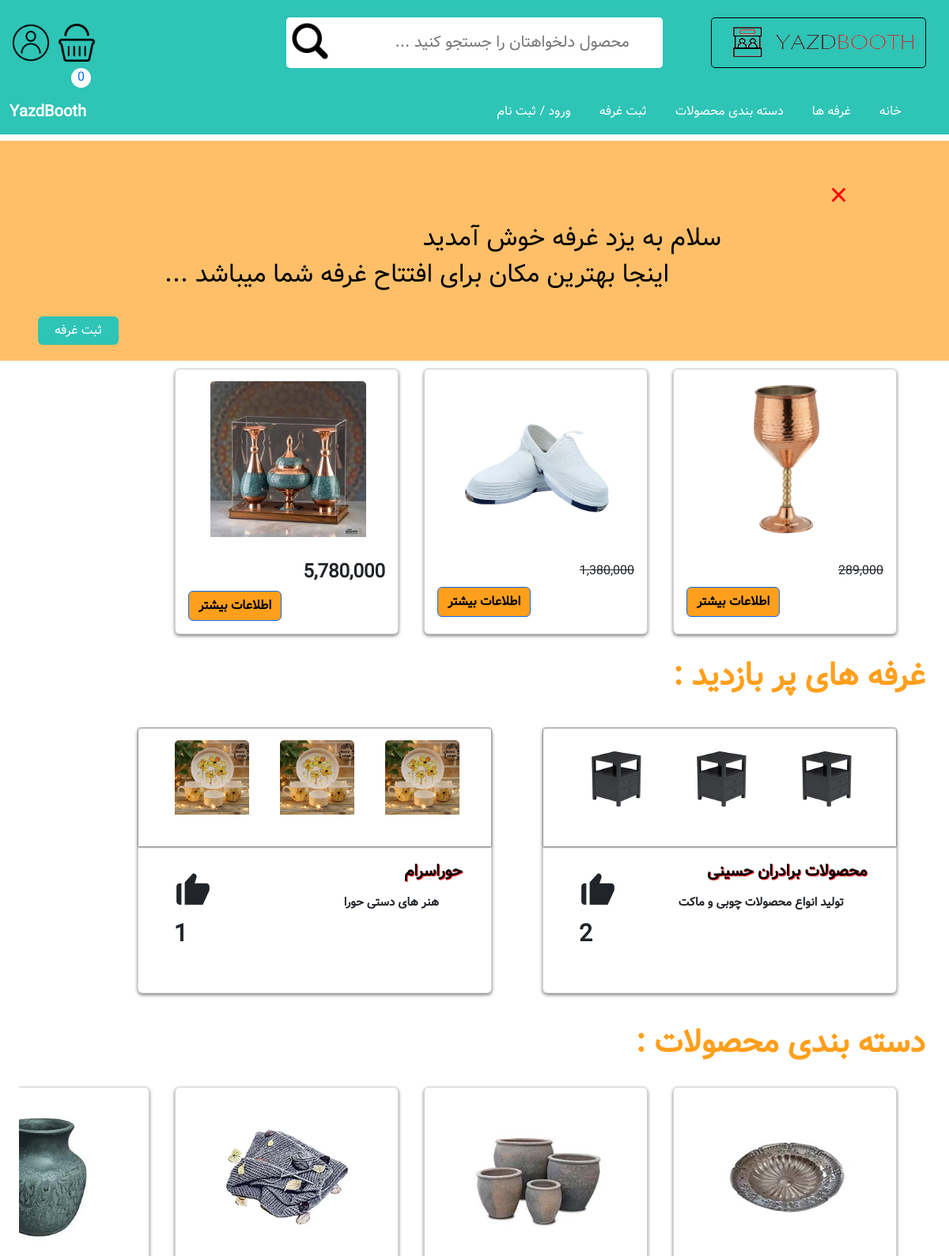
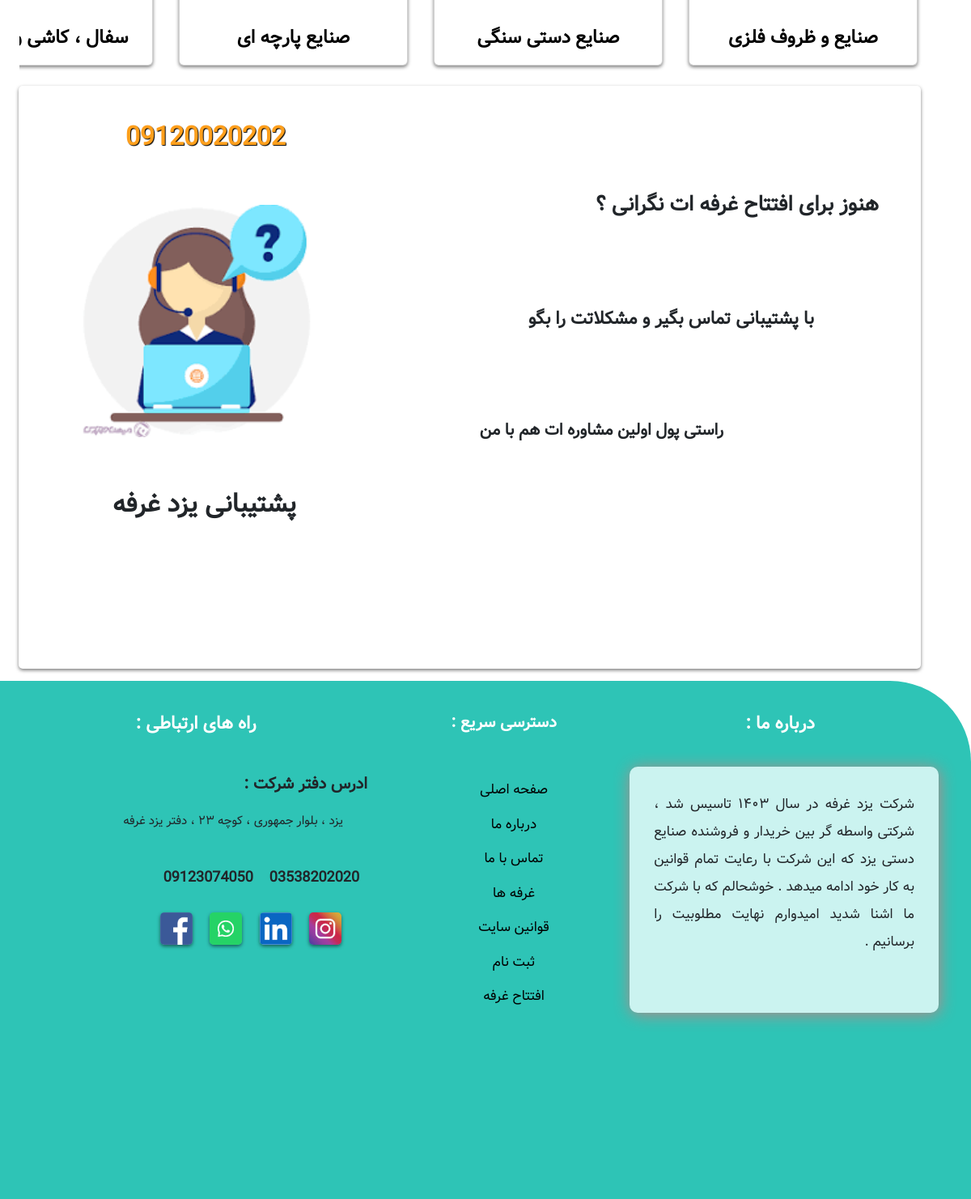
The page / on the database its author committed (2 pictures, top to bottom).
### Store/models.py (models this page shows, shortened)
class Product(models.Model):
    name = models.CharField(max_length=100 , null=False , blank=False)
    price = models.DecimalField(max_digits=12, decimal_places=0 , default=0 , null=False , blank=False)
    category = models.ForeignKey(Category, on_delete=models.CASCADE , default=None , null=False , blank=False)
    description = models.TextField(max_length=300 , default='' , null=True , blank=True)
    image = models.ImageField(upload_to='uploads/product/')
    is_active = models.BooleanField(default=False)
    is_sale = models.BooleanField(default=False)
    Discountـpercentage = models.IntegerField(default=0)
    colors = models.ManyToManyField(Color) # انتخاب به صورت چند به چند
    features = models.ManyToManyField(Feature , default='')
    booth = models.ForeignKey(Booth, on_delete=models.CASCADE , null=True , related_name='products' , blank=False , default='' )

class Booth(models.Model):
    name = models.CharField(max_length=100)
    address = models.CharField(max_length=100)
    description = models.CharField(max_length=200)
    image = models.ImageField(upload_to='uploads/booth/', null=True)
    owner = models.ForeignKey(User, on_delete=models.CASCADE)
    date_created = models.DateTimeField(auto_now_add=True , null=True)
    popularity_percentage = models.FloatField(default=0)  # فیلد جدید برای نگهداری درصد محبوبیت

class Category(models.Model):
    name = models.CharField(max_length=100)
    image = models.ImageField(upload_to = 'uploads/category/' , null=True)

### Store/views.py (the view)
# urls.py: path('', views.Home, name='Home'),
def Home(request):
    products=Product.objects.all()
    booth= Booth.objects.all()
    category = Category.objects.all()
    if request.user.is_authenticated:
        user=User.objects.get(id=request.user.id)
    else:
        user=None
    if request.method == 'POST':
        searched = request.POST['search']
        searched = Product.objects.filter(Q(name__icontains=searched) | Q(description__icontains=searched))
        if not searched:
            messages.error(request , 'متاسفانه محصولی با این نام وحود ندارد ...')
            return render(request=request , template_name='Home.html' , context={})
        else:
            return render(request=request, template_name='Home.html',context={'Product': products, 'Booth': booth, 'category': category, 'user': user,'search': searched })
    else:
        return render(request=request , template_name='Home.html' , context={'Product':products ,'Booth':booth , 'category':category , 'user':user })

### Cart/cart.py (called while the page is built)
    def __len__(self):
        return len(self.cart)

### Cart/context_processors.py (called while the page is built)
def cart(request):
    return {'cart': Cart(request)}

### Store/templatetags/custom_filters.py (called while the page is built)
@register.filter
def replace(value, arg):
    old, new = arg.split(',')
    return value.replace(old, new)

### Store/templates/Home.html (shortened to what this page needs)
{% extends 'base.html' %}
{% load static %}
{% load humanize %}
{% load custom_filters %}
{% block header %}
        <div class="header text-white" style="background-color: #2EC4B6; padding: 10px 5px; height: 7rem;">
      <div class="header-right">
            <img src="{% static 'img/logo-asli.png'%}" alt="">
        </div>
        <div class="header-left">
            <a href="{% url 'Customer_UserPanel' %}"><img src="{% static 'img/user_person_profile_avatar_icon_190943.png'%}" style="cursor: pointer"  alt=""></a>
            <a href="{% url 'Cart_Summary' %}"><img src="{% static 'img/shoppingbasket3_114870.png'%}" alt="">
                                <span class="Circle" style="background-color: #ffffff ; margin-top: 0.5rem ; text-align: center ; padding: 5px auto">{{ cart|length }}</span>
</a>
        </div>
        <div class="search">
             <form action="{% url 'Search' %}" method="POST" style="height: 100%">
                 <button style="width: 60px;background-color: #ffffff;border-radius: 5px 0 0px 5px;float: left;cursor: pointer;border: 0;"><img src="{% static 'img/search.png'%}" ></button>
                    <input type="text" name="search" class="inp-search" placeholder="محصول دلخواهتان را جستجو کنید ...">
                 </form>
        </div>
    </div>
{% endblock %}
{% block content %}
{% if search %}
<div class="Mahsolat">
    {% for item in search %}
    <div class="Mahsol Mahsolat-Page">
        <div class="Layer">
            <h6>{{ item.name }}</h6>
            {% if item.is_sale %}
            <h2 style="text-decoration: line-through">{{ item.price|intcomma }}</h2>
                <h2><span class="Pardakht"></span> تومان</h2>
            {% else %}
            {% endif %}
            <a href="/product/{{ item.id }}" class="btn product-btn"
                style="margin: 0; width: 10% ; background-color: #2EC4B6 !important; ">ادامه مطلب</a>
        </div>
        <img src="{{ item.image.url }}" alt="image-product">
    </div>
    {% endfor %}
</div>
{% else %}
    <div class="mt-2 p-5 text-white" style='background-color: #FFBF69 !important;'>
        <h1 class="close-tabliq">&times;</h1>
        <h2 class="WellCome1">سلام به یزد غرفه خوش آمدید</h2>
        <h2 class="WellCome2">اینجا بهترین مکان برای افتتاح غرفه شما میباشد
            ...</h2>
        <br />
        <br />
        <br />
        <h2 class="sabt-booth"><a href="/" class="btn"
                style="background-color: #2EC4B6; float: left; padding: 5px 20px; color: #ffffff;">ثبت غرفه</a></h2>
    </div>
    <div class="Cards row">
          {% for item in Product %}
            <div class="card col-md-2 mahsol" >
                <img class="card-img-top" src="{{ item.image.url }}" alt="Card image">
                <div class="card-body">
                    {% if item.is_sale %}
                    <span class="card-title" style="text-decoration: line-through;">{{ item.price|intcomma }}</span>
                    {% else %}
                    <h4 class="card-title">{{ item.price|intcomma }}</h4>
                    {% endif %}
                    <div style="float: left;">
                        <a href="/product/{{ item.id }}" class="btn btn-primary float-end" style="background-color: #FF9F1C; color: #000; font-weight: bold;">اطلاعات بیشتر</a>                    </div>
                </div>
              </div>
             {% endfor %}
        </div>
    <h2 class="sub-Title">غرفه های پر بازدید :</h2>
    <div class="Cards row">
        {% for item in Booth %}
          <div class="card Booth">
            <div class="img">
                <img class="card-img-top" src="{{ item.image.url }}" alt="Card image">
              <img class="card-img-top" src="{{ item.image.url }}" alt="Card image">
              <img class="card-img-top" src="{{ item.image.url }}" alt="Card image">
             </div>
            <div class="card-body">
              <a class="Booth-Titr">{{ item.name }}</a>
              <h4 class="Booth-p">{{ item.description }}</h4>
                <i class='bx bxs-like like-icon' data-id="{{ item.id }}"></i>
                <span class="number-heart">{{ item.likes.count }}</span>
              </div>
            </div>
        {% endfor %}
            </div>
    <div class="Category">
      <h2 class="sub-Title">
        دسته بندی محصولات :
      </h2>
    <div class="Cards row">
        {% for item in category %}
      <div class="card col-md-2 Category" >
          <img class="card-img-top" src="{{ item.image.url }}" alt="Card image">
          <div class="card-body" style="text-align: center;">
            <a href="category/{{ item.name|replace:' ,-' }}  " class="Onvan-Category">{{ item.name }}</a>
          </div>
        </div>
        {% endfor %}
    </div>
    </div>
    <div class="Poshtiban">
      <div class="posh-right">
        <h1>هنوز برای افتتاح غرفه ات نگرانی ؟</h1>
        <h2>با پشتیبانی تماس بگیر و مشکلاتت را بگو</h2>
        <h3>راستی پول اولین مشاوره ات هم با من</h3>
      </div>
      <div class="posh-left">
        <h1>09120020202</h2>
          <div class="left-img">
            <img src="{% static 'img/download.png'%}" alt="">
          </div>
        <h2>پشتیبانی یزد غرفه</h2>
      </div>
    </div>
{% endif %}
      {% endblock %}

### Store/templates/base.html (shortened to what this page needs)
{% load static %}
{% load humanize %}
<!DOCTYPE html>
<html lang="en">
<head>
    <link rel="stylesheet" href="{% static 'css/style.css' %}">
    <link rel="stylesheet" href="{% static 'css/responsive.css' %}">
    <link href="https://cdn.jsdelivr.net/npm/bootstrap@5.3.3/dist/css/bootstrap.min.css" rel="stylesheet">
    <link href='https://unpkg.com/boxicons@2.1.4/css/boxicons.min.css' rel='stylesheet'>
  </head>
<body dir="rtl">
    {% block header %}{% endblock %}
    <nav class="navbar navbar-expand-sm bg-light" style="background-color: #2EC4B6 !important; width: 100%;">
        <div class="container-fluid">
            <ul class="navbar-nav">
                <li class="nav-item">
                    <a class="nav-link" href="{% url 'Home' %}" style="color: #ffffff; margin-right: 40px;">خانه</a>
                </li>
                <li class="nav-item">
                    <a class="nav-link" href="#" style="color: #ffffff;  margin-right: 20px;">غرفه ها</a>
                </li>
                <li class="nav-item">
                    <a class="nav-link" href="{% url 'Category' 'صنایع-دستی-سنگی' %}" style="color: #ffffff;  margin-right: 20px;">دسته بندی محصولات</a>
                </li>
                <li class="nav-item">
                    <a class="nav-link" href="#" style="color: #ffffff;  margin-right: 20px;">ثبت غرفه</a>
                </li>
                {% if user.is_authenticated != True %}
                <li class="nav-item">
                                 <a class="nav-link" href="{% url 'Login' %}" style="color: #ffffff;  margin-right: 20px;">ورود / ثبت نام</a>
                        </li>
                {% endif %}
            </ul>
            <h5 style="font-weight: bold; color: #ffffff !important; margin-top: 10px;">YazdBooth</h5>
        </div>
    </nav>
    {% block content %}{% endblock %}
    <div class="Footer" >
      <div class="Foot-About">
        <h1 class="Foot-Titr">درباره ما :</h1>
          <div class="About"><h2>
            شرکت یزد غرفه در سال ۱۴۰۳ تاسیس شد ، شرکتی واسطه گر بین خریدار و فروشنده صنایع دستی یزد که این شرکت با رعایت تمام قوانین به کار خود ادامه میدهد . خوشحالم که با شرکت ما اشنا شدید امیدوارم نهایت مطلوبیت را برسانیم .
          </h2></div>
      </div>
      <div class="Foot-Access">
        <h1 class="Foot-Titr" style="font-size: 20px;">دسترسی سریع :</h1>
        <div class="Access">
          <ul>
            <li><a href="#">صفحه اصلی</a></li>
            <li><a href="#">درباره ما</a></li>
            <li><a href="#">تماس با ما</a></li>
            <li><a href="#">غرفه ها</a></li>
            <li><a href="#">قوانین سایت</a></li>
            <li><a href="#">ثبت نام</a></li>
            <li><a href="#">افتتاح غرفه</a></li>
          </ul>
      </div>
      </div>
      <div class="Foot-RealtionShip">
        <h1 class="Foot-Titr">راه های ارتباطی :</h1>
        <div class="RelationShip">
          <div class="Foot-Address">
            <h2 class="Onvan">ادرس دفتر شرکت :</h2>
            <br/>
            <h2 class="Address">یزد ، بلوار جمهوری ، کوچه ۲۳ ، دفتر یزد غرفه</h2>
          </div>
          <div class="Foot-Phone">
            <div class="Phone"><h2>03538202020</h2><h2>09123074050</h2></div>
          </div>
          <div class="images" style="margin: 1rem 0 0 30%; width: 18rem;">
            <img src="{% static 'img/download (2).jpeg'%}" alt="">
            <img src="{% static 'img/download (3).png'%}" alt="">
            <img src="{% static 'img/download (4).png'%}" alt="">
            <img src="{% static 'img/download (2).png'%}" alt="">
          </div>
        </div>
      </div>
    </div>
</body>
</html>

### static/css/responsive.css (style rules this page uses)
.Foot-Titr { color: #ffffff; text-align: center; margin: 0 10px 40px 0px; font-size: 22px; font-weight: 800; }
.About { background-color: #CBF3F0; height: 19rem; border-radius: 10px; padding: 30px; text-align: justify; }
.About h2 { line-height: 2; font-size: 13px; }
.Foot-RealtionShip { width: 45rem; height: 30rem; border-radius: 10px; text-align: justify; float: left; margin: 0; }
.RelationShip { height: auto; border-radius: 10px; padding: 0px 30px; line-height: 3; text-align: center; }
.RelationShip .images img { width: 2.5rem; margin: 0 3%; border-radius: 5px; box-shadow: 0px 2px 4px #00000082; }
.RelationShip .Foot-Address { width: 100%; height: 100px; margin-top: 50px; }
.RelationShip .Foot-Address .Onvan { font-size: 20px; font-weight: bold; float: right; }
.RelationShip .Foot-Address .Address { font-size: 15px; font-weight: 300; float: right; margin-right: 30px; }
.RelationShip .Foot-Phone { width: 19rem; height: 50px; }
.Phone { display: flex; }
.RelationShip .Foot-Phone h2 { font-size: 18px; font-weight: 700; margin: 17px 10px; }
.Foot-Access { height: 25rem; border-radius: 10px; padding-top: 30px; width: 34%; }
.Access { height: 28rem; border-radius: 10px; line-height: 2.5; text-align: center; width: 94%; margin-top: 50px; }
.Foot-Access .Foot-Titr { color: #ffffff; text-align: center; font-size: 16px; font-weight: 800; margin: 0 0 0 13px; }
.Access ul li { display: block; }
.Access ul li a { text-decoration: none; font-size: 13px; color: black; margin-right: 10px; font-weight: 500; }
@media only screen and (min-width:1000px) { .About h2 { line-height: 2; font-size: 17px; } }
@media only screen and (min-width:1000px) { .Access ul li a { font-size: 17px } }

### rows shown on the page
Product: image (picture), price "289,000"
Product: image (picture), price "1,380,000"
Product: image (picture), price "5,780,000"
Booth: image (picture), name "محصولات برادران حسینی", description "تولید انواع محصولات چوبی و ماکت", likes.count "2"
Booth: image (picture), name "حوراسرام", description "هنر های دستی حورا", likes.count "1"
Category: image (picture), name "صنایع و ظروف فلزی"
Category: image (picture), name "صنایع دستی سنگی"
Category: image (picture), name "صنایع پارچه ای"
Category: image (picture), name "سفال ،‌ کاشی…"

### other values the page prints
{{ cart|length }} "0"
